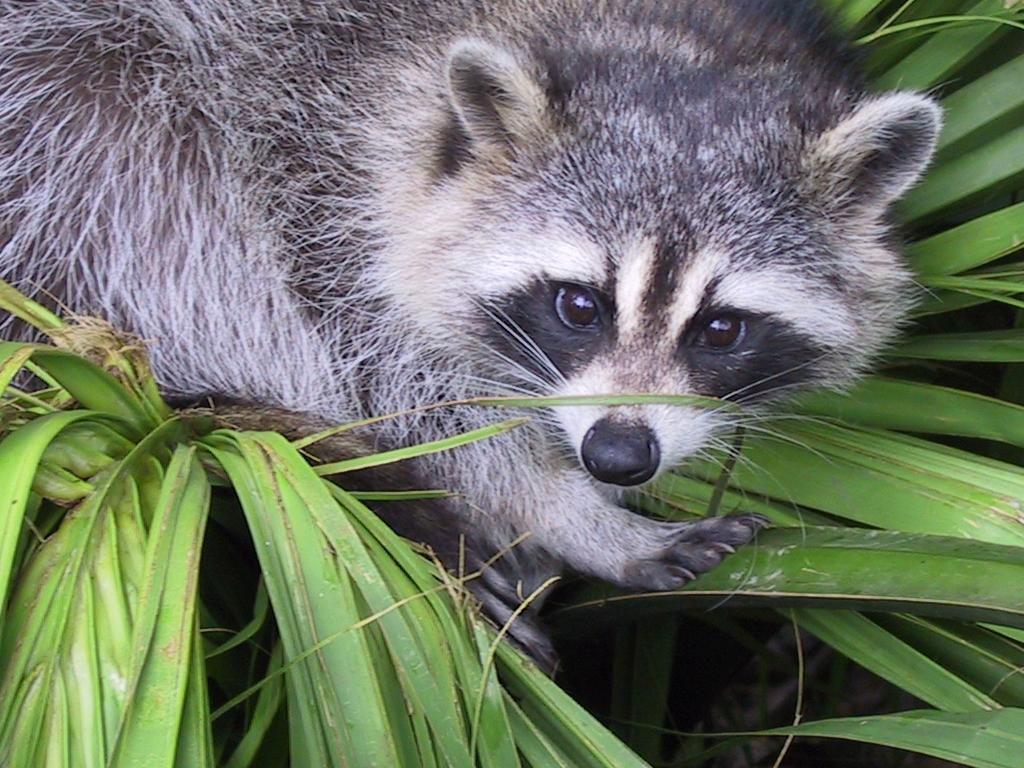
#> input picture 1_Array/ex03/animal.jpeg, 1024 x 768 px
$ python zoom.py
#> lines starting #> are read from the running program, lines starting #| are printed output that depends on the picture
### 1_Array/ex03/load_image.py
from PIL import Image
from PIL import UnidentifiedImageError
import numpy as np


def ft_load(path: str) -> Image:
    """
    Load an image, print its shape and return its RGB pixel array.
    """
#> called with path = 'animal.jpeg'

    try:
        assert isinstance(path, str), \
            "path must be a string"
        assert path.strip(), \
            "path cannot be empty"

        image = Image.open(path)
#> image is the input picture: PIL image 1024x768 RGB; mean R, G, B 110.7, 117.7, 102.1
        assert image.format in ["JPEG", "JPG"], \
            "only JPG and JPEG formats are supported"

        image = image.convert("RGB")
        array = np.array(image)
        print("The shape of image is:", array.shape)
#| The shape of image is: (768, 1024, 3)

        return image

    except FileNotFoundError:
        print("Error: file not found")
    except PermissionError:
        print("Error: permission denied")
    except UnidentifiedImageError:
        print("Error: cannot identify image file")
    except IsADirectoryError:
        print("Error: path is a directory")
    except AssertionError as e:
        print(f"Error: {e}")
    except OSError:
        print("Error: corrupted image")
    except Exception as e:
        print(f"Error loading image: {e}")

    return None

### 1_Array/ex03/zoom.py
from load_image import ft_load
import numpy as np
import matplotlib.pyplot as plt


def main():
    """
    Load an image, extract a 400x400 pixel zoom region, and display it.
    """
    try:
        image = ft_load("animal.jpeg")

        if image is None:
            return

        arr = np.array(image)

        print(arr)
#> (printed output is left out)

        w, h = image.size
#> w = 1024; h = 768

        if w < 400 or h < 400:
            print("Image too small")
            return

        x = w // 2 - 70
#> x = 442
        y = h // 2 - 280
#> y = 104

        gray = image.convert("L")
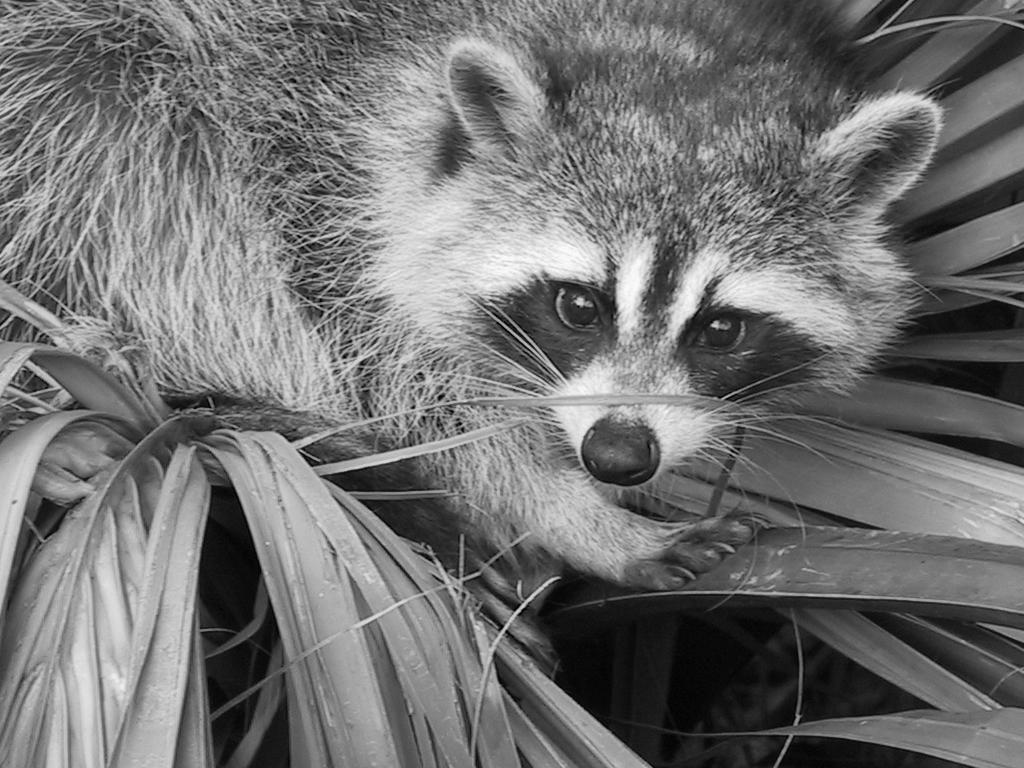
#> gray: PIL image 1024x768 L; min 0, max 253, mean 113.8
        arr = np.array(gray)
        arr = arr[y:y + 400, x:x + 400]
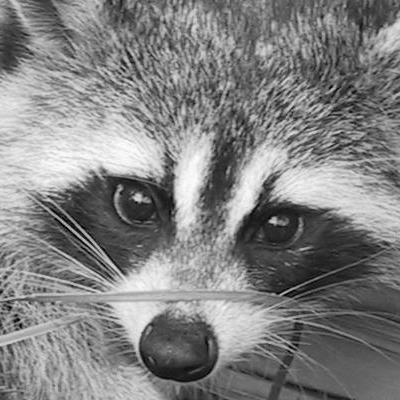
#> arr: shape (400, 400); min 0, max 253, mean 129.4
        arr_extended = arr[:, :, np.newaxis]

        print(f"New shape after slicing: {arr_extended.shape} or {arr.shape}")
#| New shape after slicing: (400, 400, 1) or (400, 400)
        print(arr_extended)
#> (printed output is left out)

        plt.imshow(arr_extended, cmap="gray")
        plt.show()

    except Exception as e:
        print(f"Error: {e}")


if __name__ == "__main__":
    main()
